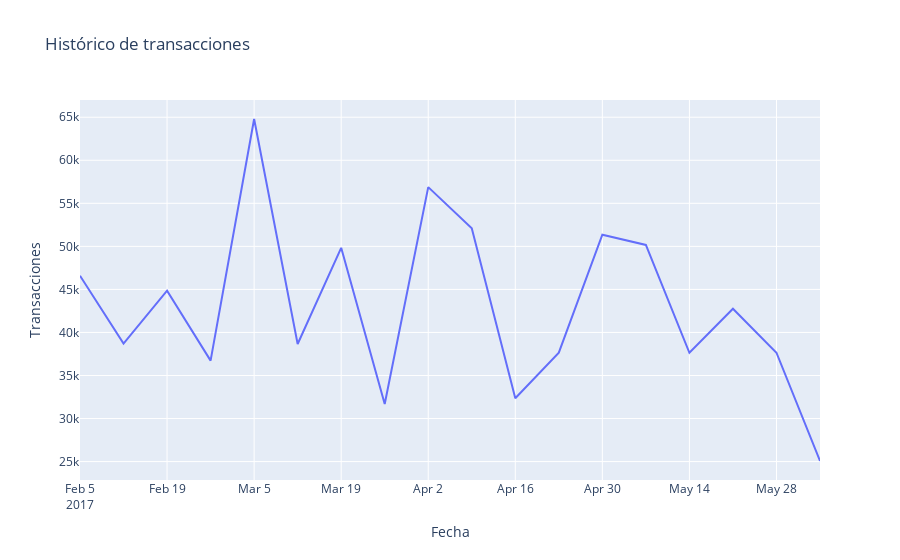

Here is the notebook cell this chart was saved with:
### Markdown cell above
### Histórico de transacciones quincenales

### Code cell
df_grouped = data.resample('1W').size().reset_index(name='count')
fig = px.line(df_grouped, x='fecha', y='count', title='Histórico de transacciones',
              labels={'fecha': 'Fecha', 'count': 'Transacciones'})
fig.show()

### Figure 1 — Plotly figure (JSON) as saved in the notebook; plotly's stock layout.template omitted (floating-point values rounded to 4 significant figures)
{"data": [{"hovertemplate": "Fecha=%{x}<br>Transacciones=%{y}<extra></extra>", "legendgroup": "", "line": {"color": "#636efa", "dash": "solid"}, "marker": {"symbol": "circle"}, "mode": "lines", "name": "", "orientation": "v", "showlegend": false, "type": "scatter", "x": ["2017-02-05T00:00:00", "2017-02-12T00:00:00", "2017-02-19T00:00:00", "2017-02-26T00:00:00", "2017-03-05T00:00:00", "2017-03-12T00:00:00", "2017-03-19T00:00:00", "2017-03-26T00:00:00", "2017-04-02T00:00:00", "2017-04-09T00:00:00", "2017-04-16T00:00:00", "2017-04-23T00:00:00", "2017-04-30T00:00:00", "2017-05-07T00:00:00", "2017-05-14T00:00:00", "2017-05-21T00:00:00", "2017-05-28T00:00:00", "2017-06-04T00:00:00"], "xaxis": "x", "y": [46585, 38709, 44861, 36725, 64796, 38659, 49833, 31679, 56883, 52095, 32352, 37656, 51355, 50168, 37641, 42761, 37642, 25066], "yaxis": "y"}], "layout": {"legend": {"tracegroupgap": 0}, "title": {"text": "Histórico de transacciones"}, "xaxis": {"anchor": "y", "domain": [0, 1], "title": {"text": "Fecha"}}, "yaxis": {"anchor": "x", "domain": [0, 1], "title": {"text": "Transacciones"}}}}
